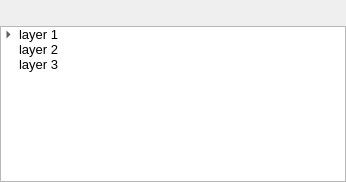
<?xml version="1.0" encoding="UTF-8"?>
<ui version="4.0">
 <class>MainPanel</class>
 <widget class="QDockWidget" name="MainPanel">
  <property name="geometry">
   <rect>
    <x>0</x>
    <y>0</y>
    <width>346</width>
    <height>182</height>
   </rect>
  </property>
  <property name="windowTitle">
   <string>Jakarto layers</string>
  </property>
  <widget class="QWidget" name="dockWidgetContents">
   <property name="styleSheet">
    <string notr="true">QPushButton {
    padding: 3px 1px;
}
QPushButton:hover {
    border: 1px solid #B8B8B8;
    border-radius: 2px;
background-color: qlineargradient(x1: 0, y1: 0, x2: 0, y2: 1,
                                    stop: 0 #FFFFFF, stop: 1 #F0F0F0);
}</string>
   </property>
   <layout class="QVBoxLayout" name="verticalLayout">
    <property name="spacing">
     <number>4</number>
    </property>
    <property name="leftMargin">
     <number>0</number>
    </property>
    <property name="topMargin">
     <number>0</number>
    </property>
    <property name="rightMargin">
     <number>0</number>
    </property>
    <property name="bottomMargin">
     <number>0</number>
    </property>
    <item>
     <layout class="QHBoxLayout" name="horizontalLayout_2">
      <property name="spacing">
       <number>2</number>
      </property>
      <property name="leftMargin">
       <number>4</number>
      </property>
      <property name="rightMargin">
       <number>4</number>
      </property>
      <item>
       <widget class="QPushButton" name="layerAdd">
        <property name="toolTip">
         <string>Add selected layer</string>
        </property>
        <property name="statusTip">
         <string/>
        </property>
        <property name="styleSheet">
         <string notr="true"/>
        </property>
        <property name="text">
         <string/>
        </property>
        <property name="icon">
         <iconset resource="resources.qrc">
          <normaloff>:/resources/icons/layer-plus-solid-36.png</normaloff>:/resources/icons/layer-plus-solid-36.png</iconset>
        </property>
        <property name="iconSize">
         <size>
          <width>16</width>
          <height>16</height>
         </size>
        </property>
        <property name="default">
         <bool>false</bool>
        </property>
        <property name="flat">
         <bool>true</bool>
        </property>
       </widget>
      </item>
      <item>
       <widget class="QPushButton" name="layerRemove">
        <property name="toolTip">
         <string>Remove selected layer</string>
        </property>
        <property name="autoFillBackground">
         <bool>false</bool>
        </property>
        <property name="text">
         <string/>
        </property>
        <property name="icon">
         <iconset resource="resources.qrc">
          <normaloff>:/resources/icons/layer-minus-regular-36.png</normaloff>:/resources/icons/layer-minus-regular-36.png</iconset>
        </property>
        <property name="iconSize">
         <size>
          <width>16</width>
          <height>16</height>
         </size>
        </property>
        <property name="default">
         <bool>false</bool>
        </property>
        <property name="flat">
         <bool>true</bool>
        </property>
       </widget>
      </item>
      <item>
       <spacer name="horizontalSpacer">
        <property name="orientation">
         <enum>Qt::Horizontal</enum>
        </property>
        <property name="sizeHint" stdset="0">
         <size>
          <width>40</width>
          <height>20</height>
         </size>
        </property>
       </spacer>
      </item>
      <item>
       <widget class="QPushButton" name="layerImport">
        <property name="toolTip">
         <string>Import currently selected layer</string>
        </property>
        <property name="text">
         <string/>
        </property>
        <property name="icon">
         <iconset resource="resources.qrc">
          <normaloff>:/resources/icons/import-regular-36.png</normaloff>:/resources/icons/import-regular-36.png</iconset>
        </property>
        <property name="flat">
         <bool>true</bool>
        </property>
       </widget>
      </item>
     </layout>
    </item>
    <item>
     <widget class="QTreeWidget" name="layerTree">
      <property name="font">
       <font>
        <pointsize>10</pointsize>
       </font>
      </property>
      <property name="indentation">
       <number>15</number>
      </property>
      <attribute name="headerVisible">
       <bool>false</bool>
      </attribute>
      <attribute name="headerCascadingSectionResizes">
       <bool>false</bool>
      </attribute>
      <attribute name="headerStretchLastSection">
       <bool>true</bool>
      </attribute>
      <column>
       <property name="text">
        <string>name</string>
       </property>
      </column>
      <column>
       <property name="text">
        <string>type</string>
       </property>
      </column>
      <column>
       <property name="text">
        <string>srid</string>
       </property>
      </column>
      <item>
       <property name="text">
        <string>layer 1</string>
       </property>
       <property name="text">
        <string/>
       </property>
       <property name="text">
        <string/>
       </property>
       <item>
        <property name="text">
         <string>sub layer 1</string>
        </property>
        <property name="text">
         <string/>
        </property>
        <property name="text">
         <string/>
        </property>
       </item>
      </item>
      <item>
       <property name="text">
        <string>layer 2</string>
       </property>
       <property name="text">
        <string/>
       </property>
       <property name="text">
        <string/>
       </property>
      </item>
      <item>
       <property name="text">
        <string>layer 3</string>
       </property>
       <property name="text">
        <string/>
       </property>
       <property name="text">
        <string/>
       </property>
      </item>
     </widget>
    </item>
   </layout>
  </widget>
 </widget>
 <resources>
  <include location="resources.qrc"/>
 </resources>
 <connections/>
</ui>
